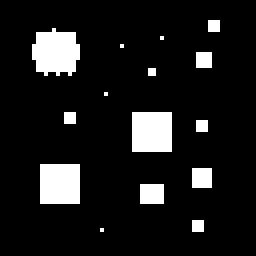
#> input picture exercises_1x/exercise_11/gran01_64.pgm, 64 x 64 px (shown 4 times larger)
$ python exercise_03a_dilation.py 5 ../../exercises_1x/exercise_11/gran01_64.pgm out.png
#> lines starting #> are read from the running program, lines starting #| are printed output that depends on the picture; after the words box and inside, x2 and y2 are one past the last pixel; in counts of white or black regions, pixels touching at a corner belong together
import cv2
import sys


def dilation(img, i):
    output_img = img.copy()

    for x in range(img.shape[0]):
        for y in range(img.shape[1]):
            max_xy = img[x, y]
            coordinates = []
            for x_s in range(max(0, x - i), min(img.shape[0] - 1, x + i) + 1):
                for y_s in range(max(0, y - i), min(img.shape[1] - 1, y + i) + 1):
                    coordinates.append((x_s, y_s))
            for coordinate in coordinates:
                if max_xy < img[coordinate[0], coordinate[1]]:
                    max_xy = img[coordinate[0], coordinate[1]]
            output_img[x, y] = max_xy

    return output_img


if __name__ == "__main__":
    try:
        i = int(sys.argv[1])
        img_name = sys.argv[2]
        output_name = sys.argv[3]
    except Exception:
        print("Invalid arguments")
        exit(1)

    img = cv2.imread(img_name, cv2.IMREAD_GRAYSCALE)
#> img: shape (64, 64); 10.4% white; 15 white regions (10 under 20 px), largest, box (x1, y1, x2, y2) and area: (8, 7, 20, 19) 112, (33, 28, 43, 38) 100, (10, 41, 20, 51) 100, (35, 46, 41, 51) 30, (48, 42, 53, 47) 25
    output_img = dilation(img, i)
#> after the loop in dilation, `for x in range(img.shape[0]):`:
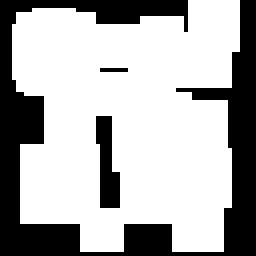
#> output_img: shape (64, 64) (shown 4 times larger); 68.5% white; 3 black regions (1 under 20 px), largest, box (x1, y1, x2, y2) and area: (0, 0, 64, 64) 1191, (24, 29, 30, 52) 94
    cv2.imwrite(output_name, output_img)
